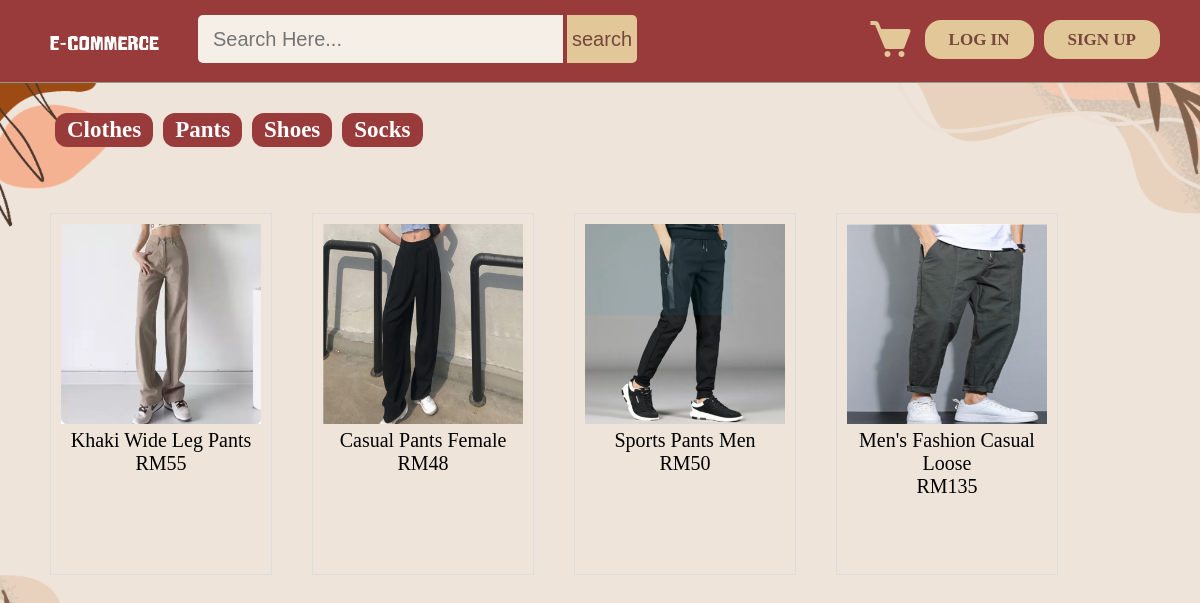
The app's page /Products/Pants.php with its own data.
### tables this page shows
CREATE TABLE `products` (
  `id` int(11) NOT NULL,
  `productname` varchar(100) NOT NULL,
  `price` int(11) NOT NULL,
  `description` text NOT NULL,
  `availableunit` int(11) NOT NULL,
  `item` varchar(100) NOT NULL,
  `image` text NOT NULL
);

### Products/Pants.php (the view, shortened to what this page needs)
<?php
include("../config.php");
?>
<!DOCTYPE html>
<html>
<head>
    <link rel="stylesheet" type="text/css" href="../css/style.css">
    <link href='https://unpkg.com/boxicons@2.1.4/css/boxicons.min.css' rel='stylesheet'>
</head>
<body>
    <?php include("../header.php");
    include 'menu.php'; ?>
    <div class="show-product-container">
        <div class="product-container">
            <?php
            $getposts = mysqli_query($conn, "SELECT * FROM products WHERE availableunit >='1' AND item ='pants'  ORDER BY id DESC LIMIT 10") or die(mysqli_error($conn));
            if (mysqli_num_rows($getposts)) {
                while ($row = mysqli_fetch_assoc($getposts)) {
                    $id = $row['id'];
                    $productname = $row['productname'];
                    $price = $row['price'];
                    $image = $row['image'];
                    echo '
                    <div class="product-item">
                        <a href="view_product.php?productid=' . $id . '">
                            <img src="../image/product/pants/' . $image . '" class="product-image" alt="' . $productname . '">
                        </a>
                        <div class="product-details">
                            <span class="product-name">' . $productname . '</span><br>
                            <span class="product-price">RM' . $price . '</span>
                        </div>
                    </div>
                ';
                }
            }
            ?>
        </div>
    </div>
</body>
</html>

### css/style.css (style rules this page uses)
body { padding: 0px; margin: 0px; width: 100%; position: relative; background-color: #F5EFE7; min-width: 1080px; }
.show-product-container { font-size: 20px; padding: 30px; }
.product-container { display: flex; flex-wrap: wrap; justify-content: flex-start; }
.product-item { width: 200px; height: 340px; margin: 20px; border: 1px solid #ddd; padding: 10px; display: flex; flex-direction: column; align-items: center; }
.product-image { max-width: 100%; height: auto; }
.product-details { flex-grow: 1; text-align: center; }

### Products/Pants.php (style rules this page uses)
body { margin: 0; background: url('../image/background 4.png')center/cover no-repeat fixed; }

### records on screen
products: image (picture), productname "Khaki Wide Leg Pants", price "55"
products: image (picture), productname "Casual Pants Female", price "48"
products: image (picture), productname "Sports Pants Men", price "50"
products: image (picture), productname "Men's Fashion Casual Loose", price "135"
